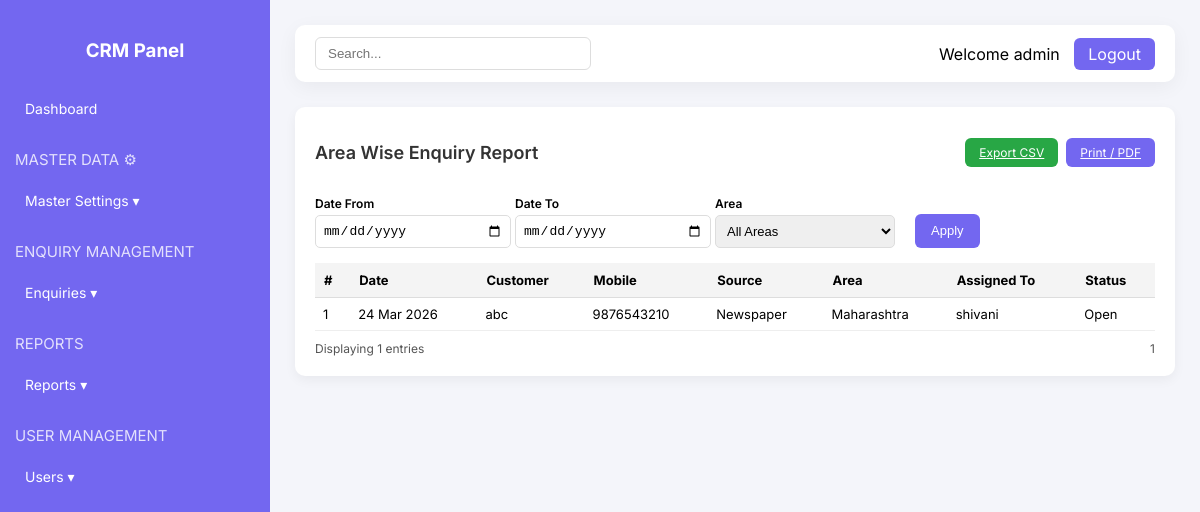
Screenshot of /reports/areawise-report (signed in) with the database file from the repository.
### app/models/user.py (models this page shows, shortened)
class User(db.Model, UserMixin):
    __tablename__ = "users"
    id = db.Column(db.Integer, primary_key=True)
    username = db.Column(db.String(150), unique=True, nullable=False)
    email = db.Column(db.String(150), unique=True)
    password = db.Column(db.String(255), nullable=False)
    role = db.Column(db.String(50), nullable=False, default="Admin")
    assigned_enquiries = db.relationship(
        "Enquiry",
        foreign_keys="Enquiry.assigned_to",
        back_populates="assigned_user"
    )
    created_enquiries = db.relationship(
        "Enquiry",
        foreign_keys="Enquiry.created_by",
        back_populates="created_user"
    )

### app/models/enquiry.py (models this page shows)
class Enquiry(db.Model):
    __tablename__ = "enquiries"
    id = db.Column(db.Integer, primary_key=True)
    date = db.Column(db.Date, default=datetime.utcnow)
    customer = db.Column(db.String(100))
    mobile = db.Column(db.String(15))
    alt_mobile = db.Column(db.String(15))
    email = db.Column(db.String(100))
    source = db.Column(db.String(50))
    area = db.Column(db.String(100))
    city = db.Column(db.String(100))
    product = db.Column(db.String(100))
    assigned_to = db.Column(db.Integer, db.ForeignKey("users.id"))
    status = db.Column(db.String(50))       # Open, Followup, Closed
    closed = db.Column(db.String(50))
    assigned_to = db.Column(db.Integer, db.ForeignKey("users.id"), nullable=False)
    assigned_user = db.relationship(
        "User",
        foreign_keys=[assigned_to],
        back_populates="assigned_enquiries"
    )
    created_by = db.Column(db.Integer, db.ForeignKey("users.id"))
    created_user = db.relationship(
        "User",
        foreign_keys=[created_by],
        back_populates="created_enquiries"
    )
    status = db.Column(db.String(50), default="Open")
    closed = db.Column(db.String(20))
    remark = db.Column(db.Text)
    followup_date=db.Column(db.Date, nullable=True)
    followups = db.relationship("FollowUp", backref="enquiry", lazy=True)

### app/routes/reports_routes.py (the view, shortened to what this page needs)
@reports_bp.route("/areawise-report", methods=["GET"])
@login_required
def areawise_report():
    date_from = request.args.get("date_from")
    date_to = request.args.get("date_to")
    area = request.args.get("area")
    query = Enquiry.query
    if date_from:
        query = query.filter(Enquiry.date >= date_from)
    if date_to:
        query = query.filter(Enquiry.date <= date_to)
    if area and area != "All Areas":
        query = query.filter(Enquiry.area == area)
    enquiries = query.order_by(Enquiry.date.desc()).all()
    return render_template("reports/areawise_report.html", enquiries=enquiries)

### app/routes/auth_routes.py (called while the page is built)
@login_manager.user_loader
def load_user(user_id):
    return User.query.get(int(user_id))

### app/templates/reports/areawise_report.html (shortened to what this page needs)
{% extends "dashboard.html" %}
{% block content %}
<div class="report-container">
<div class="report-card">
<div class="report-header">
<h2>Area Wise Enquiry Report</h2>
<div class="action-buttons">
    <a href="{{ url_for('reports.areawise_report', export='csv', date_from=request.args.get('date_from'), date_to=request.args.get('date_to'), area=request.args.get('area')) }}" class="btn csv-btn">Export CSV</a>
    <a href="{{ url_for('reports.areawise_report', export='pdf', date_from=request.args.get('date_from'), date_to=request.args.get('date_to'), area=request.args.get('area')) }}" class="btn print-btn">Print / PDF</a>
</div>
</div>
<form method="GET">
<div class="filter-row">
<div class="filter-group">
<label>Date From</label>
<input type="date" name="date_from" value="{{ request.args.get('date_from', '') }}">
</div>
<div class="filter-group">
<label>Date To</label>
<input type="date" name="date_to" value="{{ request.args.get('date_to', '') }}">
</div>
 <div class="filter-group">
        <label>Area</label>
        <select name="area">
            <option value="All Areas" {% if request.args.get('area')=='All Areas' %}selected{% endif %}>All Areas</option>
        </select>
    </div>
 <button class="apply-btn" type="submit">Apply</button>
</div>
</form>
<table>
<thead>
<tr>
<th>#</th>
<th>Date</th>
<th>Customer</th>
<th>Mobile</th>
<th>Source</th>
<th>Area</th>
<th>Assigned To</th>
<th>Status</th>
</tr>
</thead>
<tbody>
{% if enquiries %}
    {% for e in enquiries %}
    <tr>
        <td>{{ loop.index }}</td>
        <td>{{ e.date.strftime('%d %b %Y') if e.date else "" }}</td>
        <td>{{ e.customer }}</td>
        <td>{{ e.mobile }}</td>
        <td>{{ e.source }}</td>
        <td>{{ e.area }}</td>
        <td>{{ e.assigned_user.username if e.assigned_user else "" }}</td>
        <td>{{ e.status }}</td>
    </tr>
    {% endfor %}
{% else %}
<tr>
<td colspan="8" style="text-align:center; padding:20px; color:#777;">
No records found
</td>
</tr>
{% endif %}
</tbody>
</table>
<div class="table-footer">
<div>
Displaying {{ enquiries|length }} entries
</div>
<div>
1
</div>
</div>
</div>
</div>
{% endblock %}

### app/templates/dashboard.html (shortened to what this page needs)
<!DOCTYPE html>
<html>
<head>
</head>
<body>
<div class="wrapper">
<div class="sidebar">
<h3>CRM Panel</h3>
<ul>
<li><a href="{{ url_for('dashboard.admin_dashboard') }}">Dashboard</a></li>
<p class="section-title">MASTER DATA ⚙</p>
<li>
<a onclick="toggleMenu('masterMenu')">Master Settings ▾</a>
</li>
<p class="section-title">ENQUIRY MANAGEMENT</p>
<li>
  <a onclick="toggleMenu('enquiryMenu')">Enquiries ▾</a>
</li>
<p class="section-title">REPORTS</p>
<li>
<a onclick="toggleMenu('reportsMenu')">Reports ▾</a>
</li>
<p class="section-title">USER MANAGEMENT</p>
<li>
<a onclick="toggleMenu('usersMenu')">Users ▾</a>
</li>
</ul>
</div>
<div class="content">
<div class="topbar">
<input class="search-input" type="text" placeholder="Search...">
<div>
<span style="margin-right:10px;">Welcome {{ current_user.username }}</span>
<a href="{{ url_for('auth.logout') }}" class="logout-btn">Logout</a>
</div>
</div>
{% set stats = stats or {} %}
{% block content %}{% endblock %}
</div>
</div>
</body>
</html>

### app/templates/dashboard.html (style rules this page uses)
body { margin:0; font-family: 'Inter', sans-serif; background:#f4f5fa; }
.wrapper { display:flex; }
.sidebar { width:240px; background:#7367f0; color:white; min-height:100vh; padding:20px 15px; transition: width 0.3s; }
.sidebar h3 { text-align:center; margin-bottom:30px; }
.sidebar ul { list-style:none; padding:0; }
.sidebar ul li { margin:8px 0; }
.sidebar ul li a { color:white; text-decoration:none; display:block; padding:8px 10px; border-radius:6px; font-size:14px; cursor:pointer; }
.content { flex:1; padding:25px; }
.topbar { display:flex; justify-content:space-between; align-items:center; background:white; padding:12px 20px; border-radius:10px; box-shadow:0 5px 20px rgba(0,0,0,0.05); margin-bottom:20px; }
.search-input { padding:8px 12px; border:1px solid #ddd; border-radius:6px; width:250px; }
.logout-btn { background:#7367f0; color:white; padding:6px 14px; border-radius:6px; text-decoration:none; }
.section-title { margin-top:25px; font-size:15px; opacity:0.8; }

### app/templates/reports/areawise_report.html (style rules this page uses)
.report-container { max-width:1100px; margin:25px auto; }
.report-card { background:#fff; padding:20px; border-radius:10px; box-shadow:0 4px 12px rgba(0,0,0,0.05); }
.report-header { display:flex; justify-content:space-between; align-items:center; margin-bottom:18px; }
.report-header h2 { font-size:18px; font-weight:600; color:#333; }
.action-buttons { display:flex; gap:8px; }
.btn { border:none; padding:7px 14px; border-radius:6px; font-size:12px; cursor:pointer; color:#fff; }
.csv-btn { background:#28a745; }
.print-btn { background:#7367f0; }
.filter-row { display:flex; gap:20px; align-items:end; margin-bottom:15px; flex-wrap:wrap; }
.filter-group { width:180px; }
.filter-group label { display:block; font-size:12px; font-weight:600; margin-bottom:4px; }
.filter-group input, .filter-group select { width:100%; padding:7px; border:1px solid #ddd; border-radius:5px; font-size:13px; }
.apply-btn { background:#7367f0; color:white; border:none; padding:7px 16px; border-radius:6px; cursor:pointer; font-size:13px; height:34px; }
table { width:100%; border-collapse:collapse; margin-top:10px; }
table th { background:#f4f4f4; padding:9px; font-size:13px; text-align:left; border-bottom:1px solid #ddd; }
table td { padding:8px; font-size:13px; border-bottom:1px solid #eee; }
.table-footer { display:flex; justify-content:space-between; margin-top:10px; font-size:12px; color:#555; }

### rows the page displays
User: username "admin"
Enquiry: date "24 Mar 2026", customer "abc", mobile "9876543210", source "Newspaper", area "Maharashtra", assigned_user "shivani", status "Open"

### other values shown
{{ enquiries|length }} "1"
